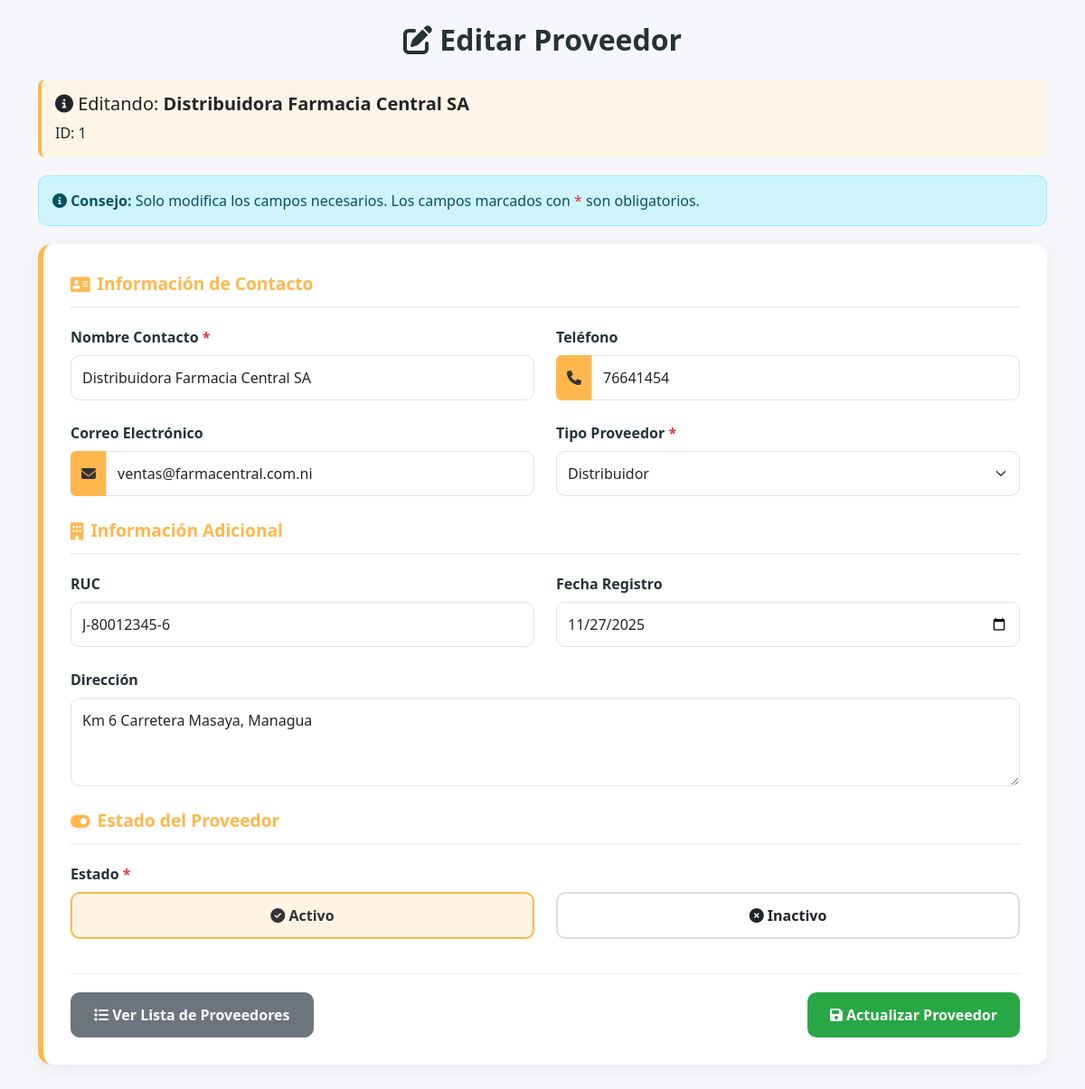
/farmacia/proveedores/editar/1/ (signed in), run on the app's committed database.
### farmacia_app/models.py (models this page shows, shortened)
class Proveedor(models.Model):
    id_proveedor = models.AutoField(primary_key=True)
    nombre_contacto = models.CharField(max_length=255)
    direccion = models.TextField(blank=True, null=True)
    telefono = models.CharField(max_length=20, blank=True, null=True)
    fecha_registro = models.DateField(blank=True, null=True)
    ruc = models.CharField(max_length=20, blank=True, null=True)
    correo = models.EmailField(blank=True, null=True)
    estado = models.IntegerField(default=1)
    tipo_proveedor = models.CharField(max_length=100, blank=True, null=True)
    class Meta:
        db_table = 'Proveedor'

### farmacia_app/views.py (the view)
# urls.py: path('proveedores/editar/<int:id_proveedor>/', login_required(views.proveedor_edit), name='proveedor_edit'),
def proveedor_edit(request, id_proveedor):
    proveedor = get_object_or_404(Proveedor, pk=id_proveedor)
    if request.method == 'POST':
        form = ProveedorForm(request.POST, instance=proveedor)
        if form.is_valid():
            form.save()
            return redirect('proveedor_list')
    else:
        form = ProveedorForm(instance=proveedor)
    return render(request, 'proveedor/edit.html', {'form': form, 'proveedor': proveedor})

### farmacia_app/templates/proveedor/edit.html (shortened to what this page needs)
<!DOCTYPE html>
<html lang="es">
<head>
    <link href="https://cdn.jsdelivr.net/npm/bootstrap@5.3.0/dist/css/bootstrap.min.css" rel="stylesheet">
    <link rel="stylesheet" href="https://cdnjs.cloudflare.com/ajax/libs/font-awesome/6.4.0/css/all.min.css">
</head>
<body>
<div class="container mb-5">
    <h2 class="page-title fade-in"><i class="fa-solid fa-edit"></i> Editar Proveedor</h2>
    <div class="current-info fade-in">
        <h5><i class="fas fa-info-circle"></i> Editando: <strong>{{ proveedor.nombre_contacto }}</strong></h5>
        <p class="mb-0">ID: {{ proveedor.id_proveedor }}</p>
    </div>
    <div class="alert alert-info alert-custom fade-in">
        <i class="fas fa-info-circle"></i> <strong>Consejo:</strong> Solo modifica los campos necesarios. Los campos marcados con <span class="required"></span> son obligatorios.
    </div>
    <form method="POST" id="proveedorForm" class="fade-in">
        <div class="form-container">
            <div class="section-title"><i class="fa-solid fa-address-card"></i> Información de Contacto</div>
            <div class="row mb-4">
                <div class="col-md-6">
                    <label class="form-label required">Nombre Contacto</label>
                    <input type="text" id="id_nombre_contacto" required name="nombre_contacto" class="form-control"
                           value="{{ proveedor.nombre_contacto }}" placeholder="Nombre completo del contacto">
                </div>
                <div class="col-md-6">
                    <label class="form-label">Teléfono</label>
                    <div class="input-group">
                        <span class="input-group-text"><i class="fas fa-phone"></i></span>
                        <input type="text" id="id_telefono" name="telefono" class="form-control"
                               value="{{ proveedor.telefono|default:'' }}" placeholder="Ej: 5551234" maxlength="15">
                    </div>
                </div>
            </div>
            <div class="row mb-4">
                <div class="col-md-6">
                    <label class="form-label">Correo Electrónico</label>
                    <div class="input-group">
                        <span class="input-group-text"><i class="fas fa-envelope"></i></span>
                        <input type="email" id="id_correo" name="correo" class="form-control"
                               value="{{ proveedor.correo|default:'' }}" placeholder="correo@ejemplo.com">
                    </div>
                </div>
                <div class="col-md-6">
                    <label class="form-label required">Tipo Proveedor</label>
                    <select class="form-select" id="id_tipo_proveedor" name="tipo_proveedor" required>
                        <option value="Distribuidor" {% if proveedor.tipo_proveedor == 'Distribuidor' %}selected{% endif %}>Distribuidor</option>
                    </select>
                </div>
            </div>
            <div class="section-title"><i class="fa-solid fa-building"></i> Información Adicional</div>
            <div class="row mb-4">
                <div class="col-md-6">
                    <label class="form-label">RUC</label>
                    <input type="text" id="id_ruc" name="ruc" class="form-control"
                           value="{{ proveedor.ruc|default:'' }}" placeholder="Número de RUC">
                </div>
                <div class="col-md-6">
                    <label class="form-label">Fecha Registro</label>
                    {% if proveedor.fecha_registro %}
                        <input type="date" class="form-control" id="id_fecha_registro" name="fecha_registro"
                               value="{{ proveedor.fecha_registro|date:'Y-m-d' }}">
                    {% else %}
                        <input type="date" class="form-control" id="id_fecha_registro" name="fecha_registro" value="">
                    {% endif %}
                </div>
            </div>
            <div class="mb-4">
                <label for="id_direccion" class="form-label">Dirección</label>
                <textarea class="form-control" id="id_direccion" name="direccion" rows="3"
                          placeholder="Dirección completa del proveedor">{{ proveedor.direccion|default:'' }}</textarea>
            </div>
            <div class="section-title"><i class="fa-solid fa-toggle-on"></i> Estado del Proveedor</div>
            <div class="mb-4">
                <label class="form-label required">Estado</label>
                <div class="row text-center">
                    <div class="col-md-6 mb-2">
                        <div class="state-option {% if proveedor.estado == 1 %}active{% endif %}" data-value="1">
                            <i class="fa-solid fa-check-circle"></i> Activo
                        </div>
                    </div>
                    <div class="col-md-6 mb-2">
                        <div class="state-option {% if proveedor.estado == 0 %}active{% endif %}" data-value="0">
                            <i class="fa-solid fa-times-circle"></i> Inactivo
                        </div>
                    </div>
                </div>
            </div>
            <div class="btn-container">
                <a href="{% url 'proveedor_list' %}" class="btn btn-list">
                    <i class="fas fa-list"></i> Ver Lista de Proveedores
                </a>
                <button type="submit" class="btn btn-success">
                    <i class="fa-solid fa-save"></i> Actualizar Proveedor
                </button>
            </div>
        </div>
    </form>
</div>
</body>
</html>

### farmacia_app/templates/proveedor/edit.html (style rules this page uses)
:root { --primary: #4a90e2; --secondary: #7fcdbb; --dark: #253237; --light: #f5f7fb; --success: #28a745; --accent: #ffb74d; --danger: #dc3545; }
body { background: var(--light); font-family: "Segoe UI", sans-serif; padding-bottom: 30px; }
.page-title { margin: 25px 0; text-align: center; color: var(--dark); font-weight: 800; font-size: 2rem; }
.form-container { background: white; border-radius: 15px; padding: 30px; margin-bottom: 25px; box-shadow: 0 5px 20px rgba(0,0,0,0.06); border-left: 6px solid var(--accent); }
.section-title { font-size: 1.2rem; font-weight: 700; color: var(--accent); margin-bottom: 20px; display: flex; align-items: center; gap: 8px; padding-bottom: 10px; border-bottom: 2px solid #f0f0f0; }
.form-label { font-weight: 600; color: var(--dark); }
.required::after { content: " *"; color: var(--danger); }
.input-group-text { background: var(--accent); border: none; color: #333; }
.form-control, .form-select { border-radius: 10px; padding: 12px; }
.btn-success { padding: 12px 25px; border-radius: 10px; font-weight: 600; background: var(--success); border: none; }
.btn-list { background-color: #6c757d; border-color: #6c757d; color: white; padding: 12px 25px; border-radius: 10px; font-weight: 600; }
.state-option { padding: 12px; border-radius: 10px; border: 2px solid #ddd; cursor: pointer; transition: .3s; text-align: center; font-weight: 600; }
.state-option.active { background: rgba(255, 183, 77, 0.15); border-color: var(--accent); color: #333; }
.alert-custom { border-radius: 10px; padding: 15px; margin-bottom: 20px; }
.current-info { background-color: #fff5e6; padding: 15px; border-radius: 8px; margin-bottom: 20px; border-left: 4px solid var(--accent); }
.btn-container { display: flex; justify-content: space-between; margin-top: 30px; padding-top: 20px; border-top: 1px solid #eee; }
.fade-in { animation: fadeIn 0.5s ease-in; }

### data on the page
Proveedor: nombre_contacto "Distribuidora Farmacia Central SA", id_proveedor "1", telefono "76641454", correo "ventas@farmacentral.com.ni", tipo_proveedor "Distribuidor", ruc "J-80012345-6", fecha_registro "11/27/2025", direccion "Km 6 Carretera Masaya, Managua"
